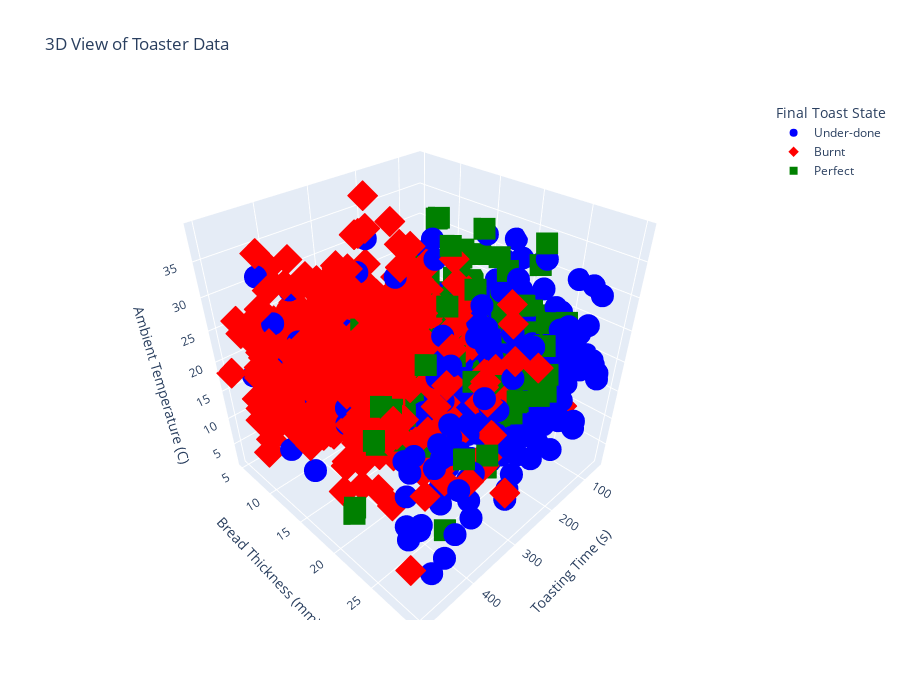

Write notebook code for a chart like this one.
### Markdown cell above
## Step 1: Explore the data

Check what the data looks like using the two functions defined above, as well as the pandas and matplotlib functions seen during class:

- ```df.head()```
- ```df.describe()```
- boxplots, histograms, scatter plots, etc.

The plotting functions ```displayfeatures(df)``` and ```displayfeatures3D(df)``` do not consider whether the bread is frozen or not. You may want to copy these functions to display the data with respect to the bread frozen feature.

### Code cell
# 1. View first few rows of data
print("First 5 rows of data:")
print(df.head())
print("\n")

# 2. View statistical information
print("Data statistics:")
print(df.describe())
print("\n")

# 3. Check target variable distribution
print("Toast state distribution:")
print(df['ToastState'].value_counts())
print("\n")

# 4. Use provided visualization functions
print("Displaying 2D feature visualization:")
displayfeatures(df)  # 2D feature visualization

print("Displaying 3D feature visualization:")
displayfeatures3D(df)  # 3D feature visualization

# 5. Create additional charts using matplotlib
# Box plots for feature distribution
fig, axes = plt.subplots(2, 2, figsize=(12, 10))

# ToastingTime box plot
for i, state in enumerate([0, 1, 2]):
    data = df[df['ToastState'] == state]['ToastingTime']
    axes[0, 0].boxplot(data, positions=[i], widths=0.6)
axes[0, 0].set_title('ToastingTime by Toast State')
axes[0, 0].set_xticks([0, 1, 2])
axes[0, 0].set_xticklabels(['Under-done', 'Perfect', 'Burnt'])

# BreadThickness box plot
for i, state in enumerate([0, 1, 2]):
    data = df[df['ToastState'] == state]['BreadThickness']
    axes[0, 1].boxplot(data, positions=[i], widths=0.6)
axes[0, 1].set_title('BreadThickness by Toast State')
axes[0, 1].set_xticks([0, 1, 2])
axes[0, 1].set_xticklabels(['Under-done', 'Perfect', 'Burnt'])

# AmbientTemp box plot
for i, state in enumerate([0, 1, 2]):
    data = df[df['ToastState'] == state]['AmbientTemp']
    axes[1, 0].boxplot(data, positions=[i], widths=0.6)
axes[1, 0].set_title('AmbientTemp by Toast State')
axes[1, 0].set_xticks([0, 1, 2])
axes[1, 0].set_xticklabels(['Under-done', 'Perfect', 'Burnt'])

# IsFrozen bar chart
frozen_counts = df.groupby(['ToastState', 'IsFrozen']).size().unstack()
frozen_counts.plot(kind='bar', ax=axes[1, 1])
axes[1, 1].set_title('Toast State Distribution by Frozen Status')
axes[1, 1].set_xticklabels(['Under-done', 'Perfect', 'Burnt'])

plt.tight_layout()
plt.show()

# 6. Histograms for each feature by toast state
fig, axes = plt.subplots(2, 2, figsize=(12, 10))

# ToastingTime histogram
colors = ['blue', 'green', 'red']
labels = ['Under-done', 'Perfect', 'Burnt']
for i, state in enumerate([0, 1, 2]):
    data = df[df['ToastState'] == state]['ToastingTime']
    axes[0, 0].hist(data, bins=20, alpha=0.7, color=colors[i], label=labels[i])
axes[0, 0].set_title('ToastingTime Distribution by Toast State')
axes[0, 0].legend()

# BreadThickness histogram
for i, state in enumerate([0, 1, 2]):
    data = df[df['ToastState'] == state]['BreadThickness']
    axes[0, 1].hist(data, bins=20, alpha=0.7, color=colors[i], label=labels[i])
axes[0, 1].set_title('BreadThickness Distribution by Toast State')
axes[0, 1].legend()

# AmbientTemp histogram
for i, state in enumerate([0, 1, 2]):
    data = df[df['ToastState'] == state]['AmbientTemp']
    axes[1, 0].hist(data, bins=20, alpha=0.7, color=colors[i], label=labels[i])
axes[1, 0].set_title('AmbientTemp Distribution by Toast State')
axes[1, 0].legend()

# ToastState distribution
df['ToastState'].value_counts().plot(kind='bar', ax=axes[1, 1], color=['blue', 'green', 'red'])
axes[1, 1].set_title('Toast State Distribution')
axes[1, 1].set_xticklabels(['Under-done', 'Perfect', 'Burnt'], rotation=0)

plt.tight_layout()
plt.show()

# 7. Scatter plots for feature relationships
fig, axes = plt.subplots(2, 2, figsize=(12, 10))

# ToastingTime vs BreadThickness
for i, state in enumerate([0, 1, 2]):
    data = df[df['ToastState'] == state]
    axes[0, 0].scatter(data['ToastingTime'], data['BreadThickness'], 
                       alpha=0.7, color=colors[i], label=labels[i])
axes[0, 0].set_xlabel('ToastingTime')
axes[0, 0].set_ylabel('BreadThickness')
axes[0, 0].set_title('ToastingTime vs BreadThickness')
axes[0, 0].legend()

# ToastingTime vs AmbientTemp
for i, state in enumerate([0, 1, 2]):
    data = df[df['ToastState'] == state]
    axes[0, 1].scatter(data['ToastingTime'], data['AmbientTemp'], 
                       alpha=0.7, color=colors[i], label=labels[i])
axes[0, 1].set_xlabel('ToastingTime')
axes[0, 1].set_ylabel('AmbientTemp')
axes[0, 1].set_title('ToastingTime vs AmbientTemp')
axes[0, 1].legend()

# BreadThickness vs AmbientTemp
for i, state in enumerate([0, 1, 2]):
    data = df[df['ToastState'] == state]
    axes[1, 0].scatter(data['BreadThickness'], data['AmbientTemp'], 
                       alpha=0.7, color=colors[i], label=labels[i])
axes[1, 0].set_xlabel('BreadThickness')
axes[1, 0].set_ylabel('AmbientTemp')
axes[1, 0].set_title('BreadThickness vs AmbientTemp')
axes[1, 0].legend()

# Hide the last subplot
axes[1, 1].axis('off')

plt.tight_layout()
plt.show()

### Figure 1 — Plotly figure (JSON) as saved in the notebook; plotly's stock layout.template omitted (floating-point values rounded to 4 significant figures; data arrays with more than 128 entries replaced by an {"elided": "..."} marker saying what was removed)
{"data": [{"hovertemplate": "Final Toast State=%{marker.color}<br>Toasting Time (s)=%{x}<br>Bread Thickness (mm)=%{y}<br>Ambient Temperature (C)=%{z}<extra></extra>", "legendgroup": "0", "marker": {"color": "blue", "coloraxis": "coloraxis", "symbol": "circle"}, "mode": "markers", "name": "Under-done", "scene": "scene", "showlegend": true, "type": "scatter3d", "x": {"elided": "318 int values"}, "y": {"elided": "318 float values"}, "z": {"elided": "318 float values"}}, {"hovertemplate": "Final Toast State=%{marker.color}<br>Toasting Time (s)=%{x}<br>Bread Thickness (mm)=%{y}<br>Ambient Temperature (C)=%{z}<extra></extra>", "legendgroup": "2", "marker": {"color": "red", "coloraxis": "coloraxis", "symbol": "diamond"}, "mode": "markers", "name": "Burnt", "scene": "scene", "showlegend": true, "type": "scatter3d", "x": {"elided": "545 int values"}, "y": {"elided": "545 float values"}, "z": {"elided": "545 float values"}}, {"hovertemplate": "Final Toast State=%{marker.color}<br>Toasting Time (s)=%{x}<br>Bread Thickness (mm)=%{y}<br>Ambient Temperature (C)=%{z}<extra></extra>", "legendgroup": "1", "marker": {"color": "green", "coloraxis": "coloraxis", "symbol": "square"}, "mode": "markers", "name": "Perfect", "scene": "scene", "showlegend": true, "type": "scatter3d", "x": {"elided": "137 int values"}, "y": {"elided": "137 float values"}, "z": {"elided": "137 float values"}}], "layout": {"coloraxis": {"colorbar": {"title": {"text": "Final Toast State"}}, "colorscale": [[0, "#0d0887"], [0.1111, "#46039f"], [0.2222, "#7201a8"], [0.3333, "#9c179e"], [0.4444, "#bd3786"], [0.5556, "#d8576b"], [0.6667, "#ed7953"], [0.7778, "#fb9f3a"], [0.8889, "#fdca26"], [1, "#f0f921"]]}, "height": 700, "legend": {"title": {"text": "Final Toast State"}, "tracegroupgap": 0}, "scene": {"domain": {"x": [0, 1], "y": [0, 1]}, "xaxis": {"title": {"text": "Toasting Time (s)"}}, "yaxis": {"title": {"text": "Bread Thickness (mm)"}}, "zaxis": {"title": {"text": "Ambient Temperature (C)"}}}, "title": {"text": "3D View of Toaster Data"}}}
